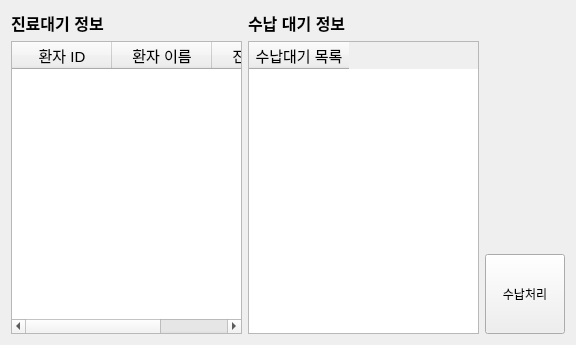
<?xml version="1.0" encoding="UTF-8"?>
<ui version="4.0">
 <class>PatientStatusManager</class>
 <widget class="QWidget" name="PatientStatusManager">
  <property name="geometry">
   <rect>
    <x>0</x>
    <y>0</y>
    <width>576</width>
    <height>345</height>
   </rect>
  </property>
  <property name="windowTitle">
   <string>Form</string>
  </property>
  <layout class="QGridLayout" name="gridLayout">
   <item row="0" column="0">
    <layout class="QHBoxLayout" name="horizontalLayout_3">
     <item>
      <layout class="QHBoxLayout" name="horizontalLayout">
       <item>
        <layout class="QVBoxLayout" name="verticalLayout">
         <item>
          <widget class="QLabel" name="label_5">
           <property name="font">
            <font>
             <pointsize>12</pointsize>
             <bold>true</bold>
            </font>
           </property>
           <property name="text">
            <string>진료대기 정보</string>
           </property>
          </widget>
         </item>
         <item>
          <widget class="QTableWidget" name="tableWidget">
           <property name="sizePolicy">
            <sizepolicy hsizetype="Expanding" vsizetype="Expanding">
             <horstretch>2</horstretch>
             <verstretch>0</verstretch>
            </sizepolicy>
           </property>
           <property name="font">
            <font>
             <pointsize>11</pointsize>
            </font>
           </property>
           <property name="alternatingRowColors">
            <bool>false</bool>
           </property>
           <column>
            <property name="text">
             <string>환자 ID</string>
            </property>
            <property name="font">
             <font>
              <pointsize>11</pointsize>
             </font>
            </property>
           </column>
           <column>
            <property name="text">
             <string>환자 이름</string>
            </property>
            <property name="font">
             <font>
              <pointsize>11</pointsize>
             </font>
            </property>
           </column>
           <column>
            <property name="text">
             <string>진료 현황</string>
            </property>
            <property name="font">
             <font>
              <pointsize>11</pointsize>
             </font>
            </property>
           </column>
          </widget>
         </item>
        </layout>
       </item>
       <item>
        <layout class="QVBoxLayout" name="verticalLayout_2"/>
       </item>
      </layout>
     </item>
     <item>
      <layout class="QHBoxLayout" name="horizontalLayout_2">
       <item>
        <layout class="QVBoxLayout" name="verticalLayout_3">
         <item>
          <widget class="QLabel" name="label_6">
           <property name="font">
            <font>
             <pointsize>12</pointsize>
             <bold>true</bold>
            </font>
           </property>
           <property name="text">
            <string>수납 대기 정보</string>
           </property>
          </widget>
         </item>
         <item>
          <widget class="QTableWidget" name="tableWidget_2">
           <property name="sizePolicy">
            <sizepolicy hsizetype="Expanding" vsizetype="Expanding">
             <horstretch>2</horstretch>
             <verstretch>0</verstretch>
            </sizepolicy>
           </property>
           <property name="font">
            <font>
             <pointsize>11</pointsize>
            </font>
           </property>
           <property name="alternatingRowColors">
            <bool>false</bool>
           </property>
           <column>
            <property name="text">
             <string>수납대기 목록</string>
            </property>
            <property name="font">
             <font>
              <pointsize>11</pointsize>
             </font>
            </property>
           </column>
          </widget>
         </item>
        </layout>
       </item>
       <item>
        <layout class="QVBoxLayout" name="verticalLayout_4">
         <item>
          <spacer name="verticalSpacer_2">
           <property name="orientation">
            <enum>Qt::Vertical</enum>
           </property>
           <property name="sizeHint" stdset="0">
            <size>
             <width>20</width>
             <height>148</height>
            </size>
           </property>
          </spacer>
         </item>
         <item>
          <widget class="QPushButton" name="pushButton_3">
           <property name="sizePolicy">
            <sizepolicy hsizetype="Minimum" vsizetype="Fixed">
             <horstretch>1</horstretch>
             <verstretch>0</verstretch>
            </sizepolicy>
           </property>
           <property name="minimumSize">
            <size>
             <width>80</width>
             <height>80</height>
            </size>
           </property>
           <property name="text">
            <string>수납처리</string>
           </property>
          </widget>
         </item>
        </layout>
       </item>
      </layout>
     </item>
    </layout>
   </item>
  </layout>
 </widget>
 <resources/>
 <connections/>
</ui>
